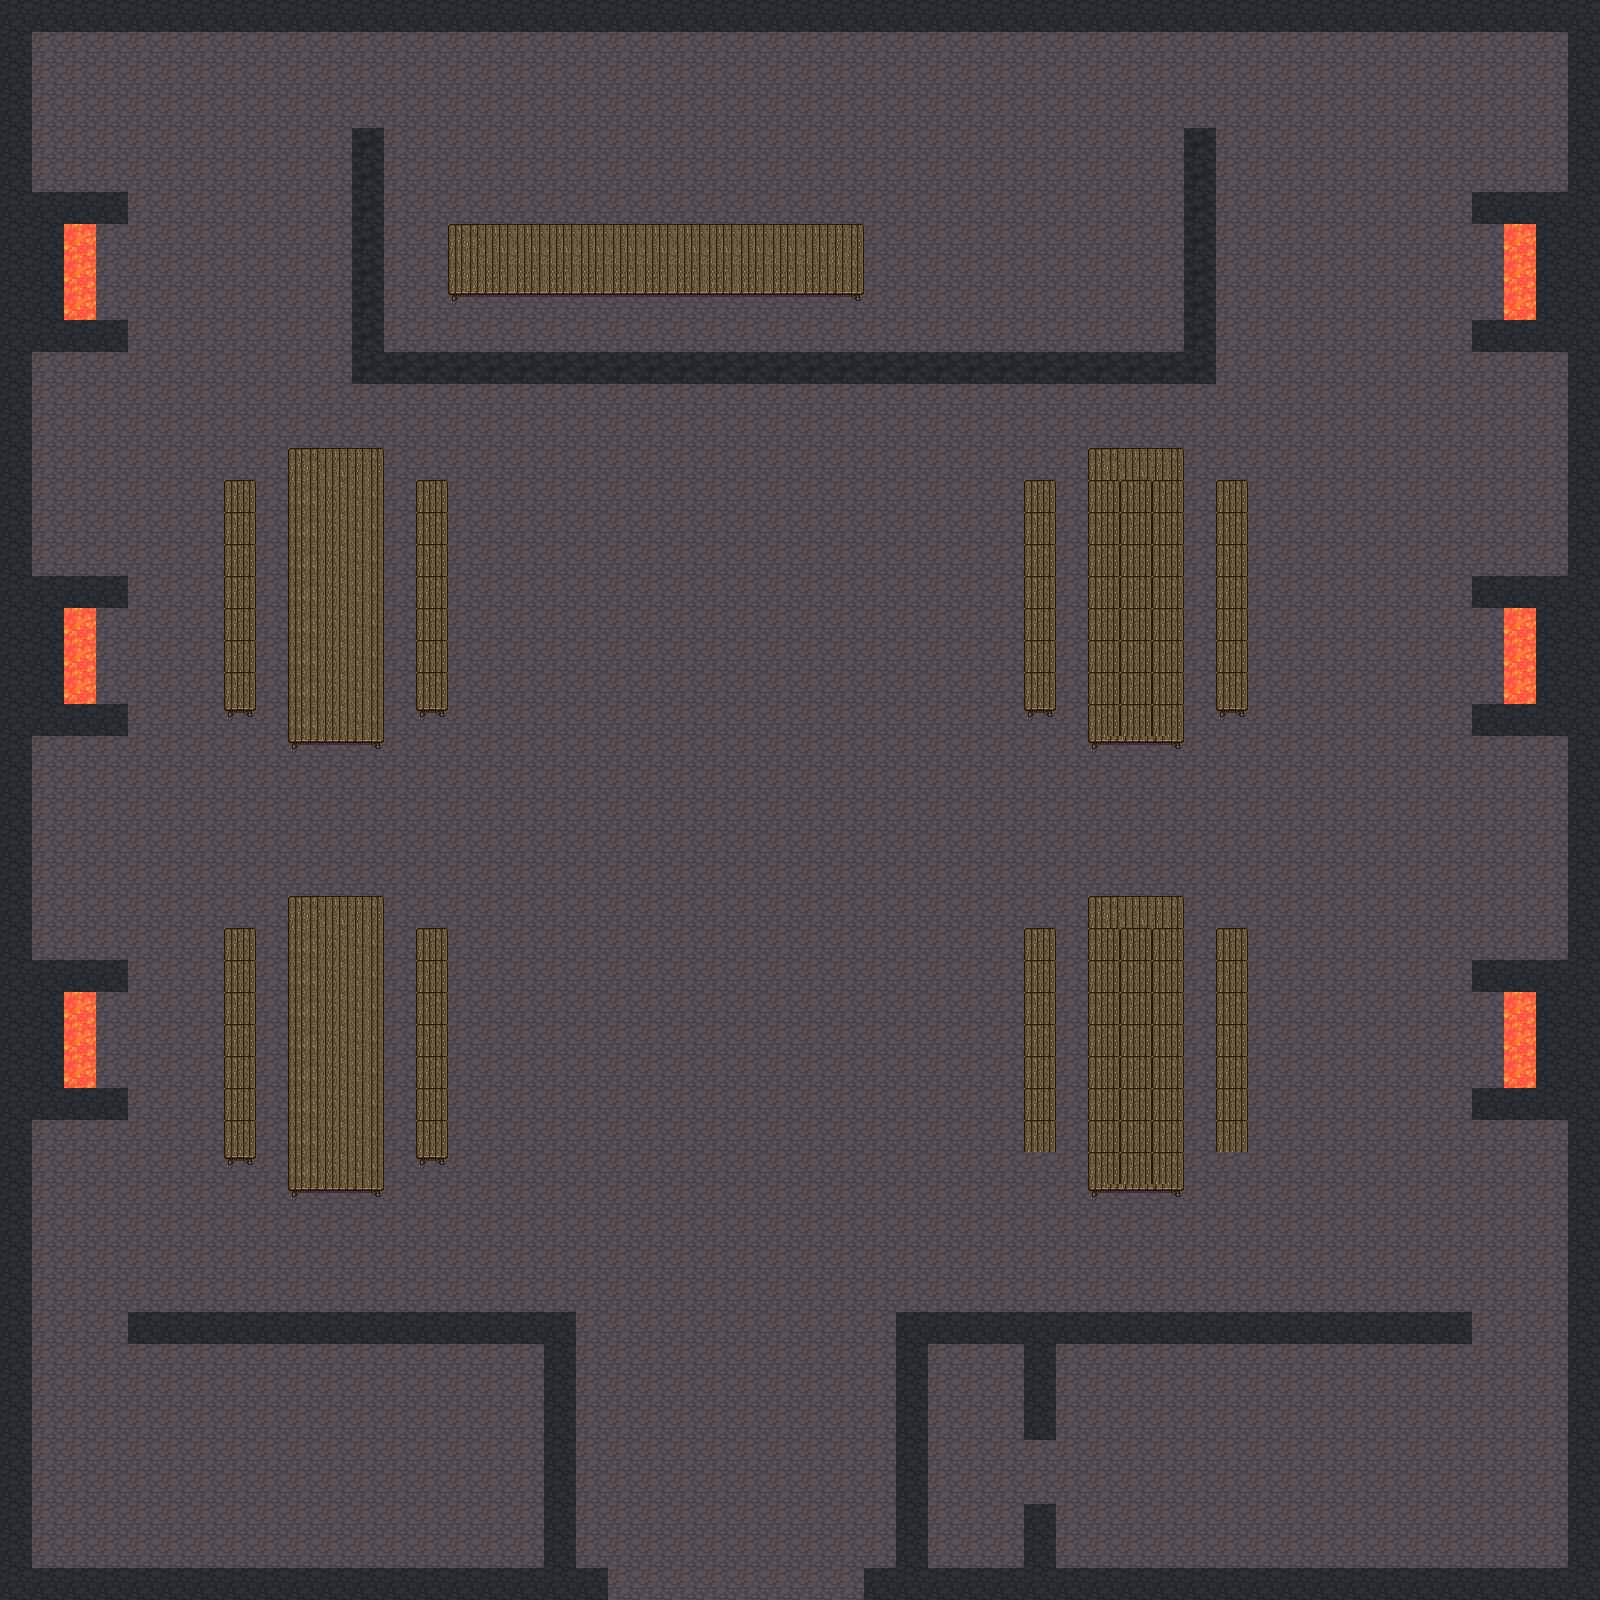

Rendered tile map (Tiled .tmx) drawn with the repository's tilesets; below, a short description and the map source with its tile grids summarised:
An orthogonal 50x50 tile map with 32x32 px tiles, 2 tile layers (Tile Layer 1, Tile Layer 2), 2 tilesets.

<map version="1.0" tiledversion="1.0.3" orientation="orthogonal" renderorder="right-down" width="50" height="50" tilewidth="32" tileheight="32" nextobjectid="1">
 <tileset firstgid="1" source="../../../AssetCreation/Maps/Hide and Seek/new1.tsx" />
 <tileset firstgid="1025" source="../../../AssetCreation/Maps/Hide and Seek/untitled.tsx" />
 <layer name="Tile Layer 1" width="50" height="50">
  <data>[2500 cells, 2500 non-empty, 1 distinct tile ids]</data>
 </layer>
 <layer name="Tile Layer 2" width="50" height="50">
  <data>[2500 cells, 573 non-empty, 17 distinct tile ids]</data>
 </layer>
</map>
